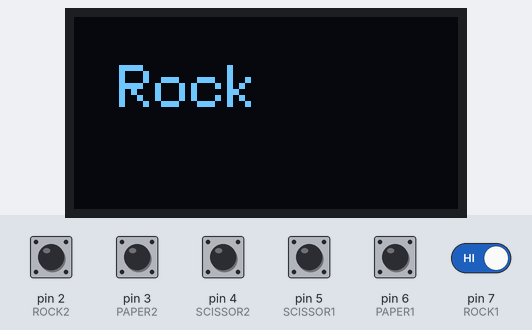
A program run on a simulated Arduino Nano, built with avr-gcc and run on an emulated ATmega328P. Shown: 128×64 one-colour display. The test bench sets the inputs (shaded band); at power-on: pin 2 (ROCK2), pin 3 (PAPER2), pin 4 (SCISSOR2), pin 5 (SCISSOR1), pin 6 (PAPER1), pin 7 (ROCK1) HIGH. The display library's start-up logo is not drawn.

Above: at 0.9 s.
1.0 s: pin 2 (ROCK2) pulled LOW for 0.15 s
At 2.8 s:
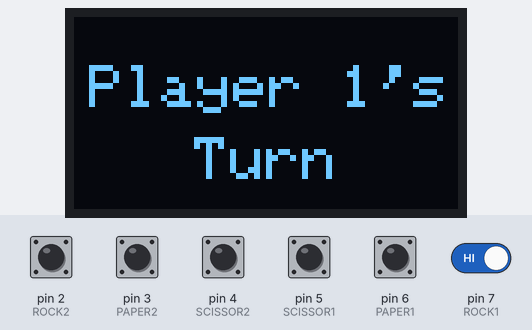
3.5 s: pin 5 (SCISSOR1) pulled LOW for 0.15 s
At 4.1 s:
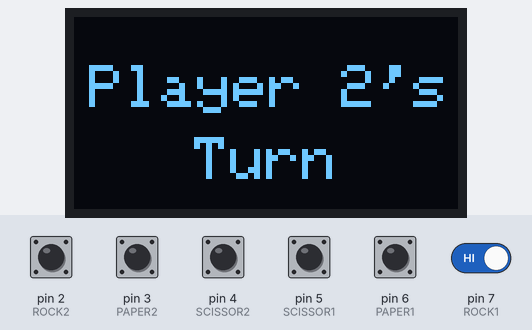
5.1 s: pin 3 (PAPER2) pulled LOW for 0.15 s
At 5.6 s:
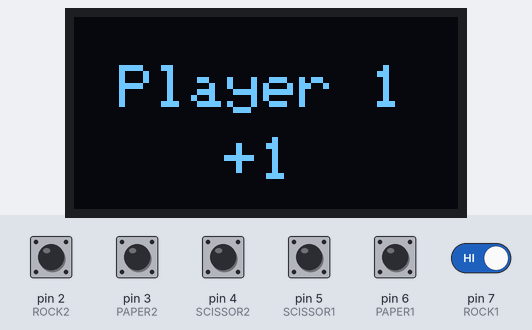
8.2 s: pin 2 (ROCK2) driven LOW and pin 7 (ROCK1) driven LOW
At 8.8 s:
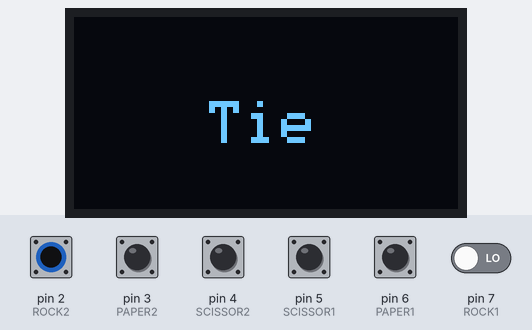
11.2 s: pin 3 (PAPER2) pulled LOW for 1 s
At 11.8 s:
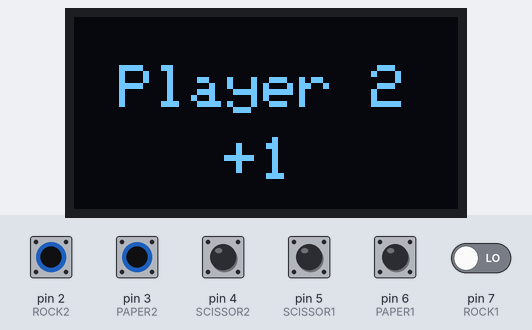
Timing chart, 0 to 14.2 s (numbered marks = the images above; inputs shaded):
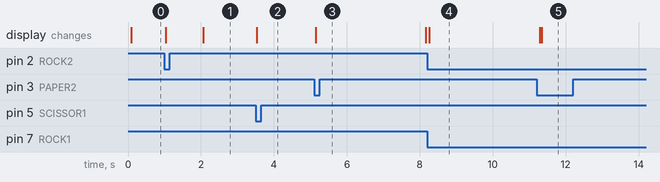

Measured:
- after the input at 1.0 s, the display: first changes at once (image 1 shows a later state)
- after the input at 3.5 s, the display: changes at once (image 2)
- after the input at 5.1 s, the display: changes at once (image 3)
- after the input at 8.2 s, the display: changes after 0.06 s (image 4)
- after the input at 11.2 s, the display: first differs from a run without the input after 0.15 s (image 5)

The program:

main.cpp
```cpp
#include <Adafruit_SSD1306.h>
#include <Arduino.h>
#include <pins.h>

#define SCREEN_ADDRESS 0x3C

Adafruit_SSD1306 display(128, 64);

String moves[3] = {"Paper", "Rock", "Scissors"};

int8_t points = 0;

void scrollScreen() {
    delay(500);
    display.startscrollright(0x00, 0x20);
    delay(2200);
    display.stopscroll();
    delay(500);
}

bool pressAnyButton(const unsigned long ms = 20) {
    const unsigned long start = millis();
    while (millis() - start < ms) {
        for (int i = 0; i < 6; i++) {
            constexpr uint8_t buttons[] = {ROCK1, PAPER1, SCISSOR1, ROCK2, PAPER2, SCISSOR2};
            if (digitalRead(buttons[i]) != HIGH)
                return true;
        }
        delay(20);
    }
    return false;
}

void intro() {
    display.clearDisplay();
    display.setCursor(15, 16);
    display.println("Rock");
    display.display();
    if (pressAnyButton(1000)) return;
    display.setCursor(15, 32);
    display.println("Paper");
    display.display();
    if (pressAnyButton(1000)) return;
    display.setCursor(15, 48);
    display.println("Scissors");
    display.display();
    if (pressAnyButton(1000)) return;

    while (true) {
        for (int i = 0; i < 5; ++i) {
            display.fillRect(0, 0, 128, 30, BLACK);
            display.display();
            if (pressAnyButton(200)) return;

            display.fillRect(0, 0, 128, 46, BLACK);
            display.display();
            if (pressAnyButton(200)) return;

            display.fillRect(0, 0, 128, 64, BLACK);
            display.setCursor(15, 16);
            display.println("Rock");
            display.display();
            if (pressAnyButton(200)) return;

            display.setCursor(15, 32);
            display.println("Paper");
            display.display();
            if (pressAnyButton(200)) return;

            display.setCursor(15, 48);
            display.println("Scissors");
            display.display();
            if (pressAnyButton(200)) return;
        }

        display.clearDisplay();
        display.display();
        if (pressAnyButton(200)) return;

        for (int i = 0; i < 5; ++i) {
            display.setCursor(35, 16);
            display.println("Press");
            display.setCursor(50, 32);
            display.println("Any");
            display.setCursor(30, 48);
            display.println("Button");
            display.display();
            if (pressAnyButton(200)) return;

            display.clearDisplay();
            display.display();
            if (pressAnyButton(200)) return;
        }
    }
}

uint8_t getPlayerChosenMove(const bool player) {
    for (int move = 0; move < 3; move++) {
        constexpr uint8_t player1Moves[] = {PAPER1, ROCK1, SCISSOR1};
        constexpr uint8_t player2Moves[] = {PAPER2, ROCK2, SCISSOR2};
        if (digitalRead((!player) ? player1Moves[move] : player2Moves[move]) != HIGH)
            return move + 1;
    }

    return 0;
}

uint8_t playerMove(const bool player) {
    while (!getPlayerChosenMove(player)) {
        delay(20);
    }

    const uint8_t playerChosenMove = getPlayerChosenMove(player);

    if (playerChosenMove)
        return playerChosenMove;

    display.clearDisplay();
    display.display();

    return 0;
}

void setup() {
    pinMode(ROCK1, INPUT_PULLUP);
    pinMode(PAPER1, INPUT_PULLUP);
    pinMode(SCISSOR1, INPUT_PULLUP);
    pinMode(ROCK2, INPUT_PULLUP);
    pinMode(PAPER2, INPUT_PULLUP);
    pinMode(SCISSOR2, INPUT_PULLUP);

    display.begin(SSD1306_SWITCHCAPVCC, SCREEN_ADDRESS);
    display.display();

    display.setTextSize(2);
    display.setTextColor(WHITE);

    intro();
    display.clearDisplay();
    display.display();
    delay(1000);
}

void loop() {
    if (points == 3 || points == -3) {
        if (points == 3) {
            display.setCursor(15, 16);
            display.println("Player 1");
            display.setCursor(40, 40);
            display.println("Wins");
            points = 0;
        } else if (points == -3) {
            display.setCursor(15, 16);
            display.println("Player 2");
            display.setCursor(40, 40);
            display.println("Wins");
            points = 0;
        }
        display.display();
        delay(3000);

        intro();
        display.clearDisplay();
        display.display();
        delay(500);
    }

    uint8_t player1Move = 0;
    uint8_t player2Move = 0;

    display.clearDisplay();
    display.setCursor(5, 16);
    display.println("Player 1's");
    display.setCursor(40, 40);
    display.println("Turn");
    display.display();
    player1Move = playerMove(false);

    display.clearDisplay();
    display.setCursor(5, 16);
    display.println("Player 2's");
    display.setCursor(40, 40);
    display.println("Turn");
    display.display();
    player2Move = playerMove(true);

    display.clearDisplay();
    display.setCursor(0, 16);
    switch (player2Move - player1Move) {
        case 1:
        case -2:
            display.setCursor(15, 16);
            display.println("Player 1");
            display.setCursor(50, 40);
            display.println("+1");
            points++;
            break;

        case -1:
        case 2:
            display.setCursor(15, 16);
            display.println("Player 2");
            display.setCursor(50, 40);
            display.println("+1");
            points--;
            break;

        default:
            display.setCursor(45, 28);
            display.println("Tie");
            break;
    }
    display.display();
    delay(3000);

    display.clearDisplay();
}
```

pins.h
```cpp
#ifndef PINS_H
#define PINS_H

#define ROCK1 7
#define PAPER1 6
#define SCISSOR1 5

#define ROCK2 2
#define PAPER2 3
#define SCISSOR2 4

#endif //PINS_H
```
